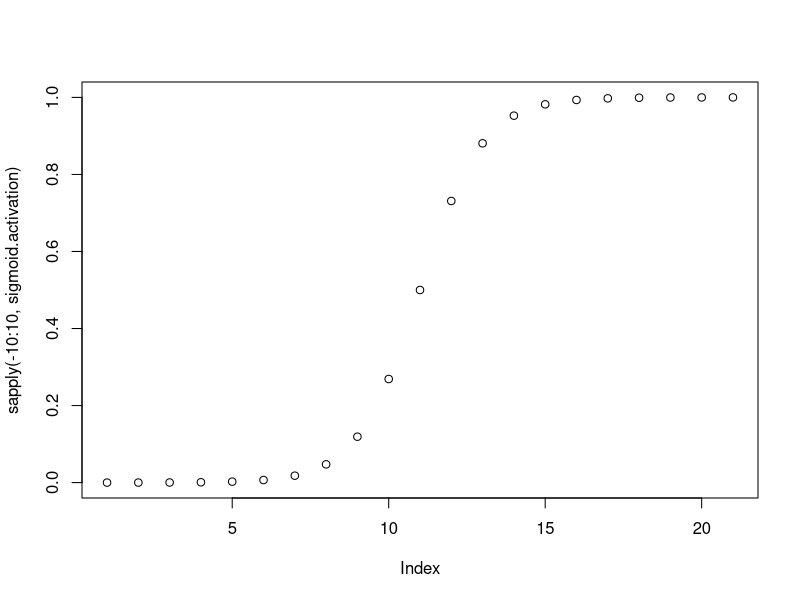

Generate this figure with R:
#source('load-mnist-data.R') # run this once, and then comment out to save processing time.

n.inputs <- 784 # The input images are 28x28, for a total of 784 pixels
n.hidden <- 30 # Number of hidden layer nodes. You can adjust this parameter once you get the network working.
n.output <- 10 # Number of output nodes. Needs to be 10. This is coarse coding the category--each node corresponds to a digit (0-9).
learning.rate <- 0.2 # Learning rate parameter for backprop. You can adjust this.

# The full data set has 60,000 training examples and 10,000 test examples. Running the network on all of these
# can take several minutes at a minimum. To speed up development and testing, we'll randomly sample a subset
# of the training and testing examples for each epoch. We'll draw the sample from the full set of examples for 
# each epoch to avoid overfitting the network to a particular set of training examples.

epoch.train.size <- 100 # randomly sample this many training examples (max = 60,000)
epoch.test.size <- 50 # randomly sample this many test examples (max=10,000)

#nonlinear activation function, in order to get benefits of multilayer network, activ func needs to be nonlinear
# This is the sigmoid activation function.
sigmoid.activation <- function(x){
  return(1 / (1+exp(-x)))
}

# Add some code to visualize the sigmoid activation function from x=-10 to x=10.
plot(sapply(-10:10, sigmoid.activation))

# Initializing the matrices to hold the connection weights.
# We'll create one matrix for the weights from the input to hidden layer, and another for the weights from the 
# hidden to output layer. (You could write more effecient code by merging these into the same variable, but
# this approach makes it a little bit easier to understand what is happening in the code).
# The weights are initialized to random numbers drawn from a normal distribution with mean=0 & sd=0.1.
input.to.hidden.weights  <- matrix(rnorm(n.inputs*n.hidden,mean=0,sd=0.1), nrow=n.inputs, ncol=n.hidden)
hidden.to.output.weights <- matrix(rnorm(n.hidden*n.output,mean=0,sd=0.1), nrow=n.hidden, ncol=n.output)

# Write the forward pass function for the network.
# The input parameter will be a vector that is n.inputs long.
# You should first calculate the activation of the hidden layer, and then calculate the activation
# of the output layer. We're going to need both sets of activations in the backprop method, so I've
# written the return() statement to return both hidden.layer and output.layer activations. Your
# job is to create the hidden.layer and output.layer variables in the appropriate way.
# Don't forget to use the sigmoid.activation function created above.
forward.pass <- function(input, input.to.hidden.weights, hidden.to.output.weights){
  hidden.layer.activation <- NA # replace NAs with correct code
  output.layer.activation <- NA
  return(list(hidden=hidden.layer.activation, output=output.layer.activation))
}

# Now we can write the backward pass, or the backprop function.
# The input will be a vector that is n.inputs long
# The output will be a vector that is n.output long
# Backprop is very similar to the delta rule, with a few modifications. In fact, the delta rule is 
# a special case of backprop. As a reminder, this is the Delta rule:
# change.in.weight.from.i.to.j = learning.rate * error.in.j * activation.of.i
# One piece of the delta rule that is commonly left out, and we did this in our example in class, is the 
# derivative of the activation function of node j. We left this out because we used the activation
# function output = x, so the derivative is 1 (The derivative describes the rate of change of output as 
# x changes. When output = x, a change of 1 in x will cause a corresponding change of 1 in output).
# However, now we are using the sigmoid activation function, so we need to include this derivative term again.
# The full delta rule is therefore:
# change.in.weight.from.i.to.j = learning.rate * error.in.j * derivative.of.activation.funtion.for.j.at.current.activation.level * activation.of.i
# This equation will describe all of the weight updates that we do in backprop. The only missing piece is how to get the error
# terms for the hidden layer units. We know the error for the output, but need to back-propogate this error to the hidden layer.
# I'll describe how this works below.

backprop <- function(input, target, input.to.hidden.weights, hidden.to.output.weights){
  
  # Step 1. Because we are going to modify the weights in stages, we need to create
  # copies of the weights so that we don't overwrite the original weights before we are
  # done with them. Really, all we need are matrices of the right size to hold the delta
  # (change in) weights, but we can get a matrix of the right size by copying the weight
  # matrices. We'll overwrite all the values before we are done.
  delta.hidden.to.output.weights <- hidden.to.output.weights
  delta.input.to.hidden.weights <- input.to.hidden.weights
  
  # Step 2. Calculate the forward pass on the network. This gets us the activity of the
  # hidden and output layers for a particular set of inputs.
  activations <- forward.pass(input)
  output.activation <- activations$output
  hidden.activation <- activations$hidden
  
  # Step 3. Find the error on the output units. Just subtract the actual output from the desired output.
  output.error <- NA # replace NA with correct code.
  
  # Step 4. We need to multiply the error for a node (an element in the output.error vector)
  # by the derivative of the activation function for the node. The activation function is the
  # sigmoid function: z = 1 / (1 + exp(-x)). The derivative of this function is z * (1 - z).
  # Calculate a "weighted" error in two steps:
  # 1) Find the derivative (slope) for each output node at the level of activation of that node.
  # 2) Multiple this by the node's error to get the weighted error.
  output.slope <- NA
  output.weighted.error <- NA
  
  # Step 5. Find the change in the hidden to output weights by applying the delta rule, using the
  # weighted error instead of the error.
  for(o in 1:n.output){
    delta.hidden.to.output.weights[,o] <- NA
  }
  
  # Step 6. Now we need to "backpropogate" the error from the output nodes to the hidden nodes,
  # so that we can apply the delta rule to the hidden nodes. How much error should we assign to
  # each hidden node? It turns out that the right way to do this is to multiply the error by the
  # connection weight for each node. Each weight will have some error associated with it, and then
  # we sum up all the errors for each hidden node. This makes some intuitive sense. If a hidden node
  # is strongly connected to an output node, then it contributed a lot to the error of that node. If
  # a hidden node has almost no connection (weight near 0), then it contributed very little to the
  # error of the node.
  hidden.error <- NA
  
  # Step 7. Just like the output layer, we need to calculate the weighted error for the hidden nodes.
  hidden.slope <- NA
  hidden.weighted.error <- NA
  
  # Step 8. Apply the delta rule using the weighted errors.
  for(h in 1:n.hidden){
    delta.input.to.hidden.weights[,h] <- NA
  }
  
  # Step 9. Change the actual weights by the delta amount.
  return(list(
    hidden.to.output.weights=hidden.to.output.weights + delta.hidden.to.output.weights,
    input.to.hidden.weights=input.to.hidden.weights + delta.input.to.hidden.weights
  ))
  
}

# This function takes an input vector and calculates the error of the output
# We can use this to track the progress of the network over time.
test.pattern <- function(input, target, input.to.hidden.weights, hidden.to.output.weights){
  activation <- forward.pass(input, input.to.hidden.weights, hidden.to.output.weights)
  rmse <- sqrt(mean((target-activation$output)^2))
  return(rmse)
}

# Write a function that returns TRUE if the node with the largest activation on the output layer
# is the same as the single node in the target vector that is equal to 1. Otherwise, it returns
# FALSE. This function represents the best guess of the network. We will use it to interpret the
# output of the network as an identification of the digit.
classification.correct <- function(input, target, input.to.hidden.weights, hidden.to.output.weights){
  return(NA)
}

# This function runs a single epoch, based on the epoch.train.size and epoch.test.size parameters
# at the top of this file.
epoch <- function(epoch.train.size, epoch.test.size){
  for(t in sample(60000, epoch.train.size)){
    weights <- backprop(trainData[t,], trainLabels[t,])
    input.to.hidden.weights <- weights$input.to.hidden.weights
    hidden.to.output.weights <- weights$hidden.to.output.weights
  }
  error <- 0
  classification.acc <- 0
  for(t in sample(10000, epoch.test.size)){
    error <- error + test.pattern(testData[t,], testLabels[t,])
    classification.acc <- classification.acc + classification.correct(testData[t,], testLabels[t,])
  }
  classification.acc <- classification.acc / epoch.test.size
  return(list(error=error, classification.accuracy=classification.acc))
}

# Run a batch of epochs
batch <- function(epochs){
  errors <- numeric(epochs)
  classifications <- numeric(epochs)
  pb <- txtProgressBar(min=0, max=epochs, style=3) 
  for(i in 1:epochs){
    result <- epoch()
    errors[i] <- result$error
    classifications[i] <- result$classification.accuracy
    setTxtProgressBar(pb, i)
  }
  return(data.frame(epoch=1:epochs, error=errors, accuracy=classifications))
}

# Uncomment these lines when you are ready to test the code.
# result <- batch(300)  # 300 epochs should be enough to reach >80% accuracy.
# plot(result$accuracy) # plot the accuracy of the network over training (should increase).
# plot(result$error) # plot the error at the output layer over time (should decrease).

# Try adjusting various parameters of the network (number of hidden layer nodes, learning rate) to see if you can improve learning. 

